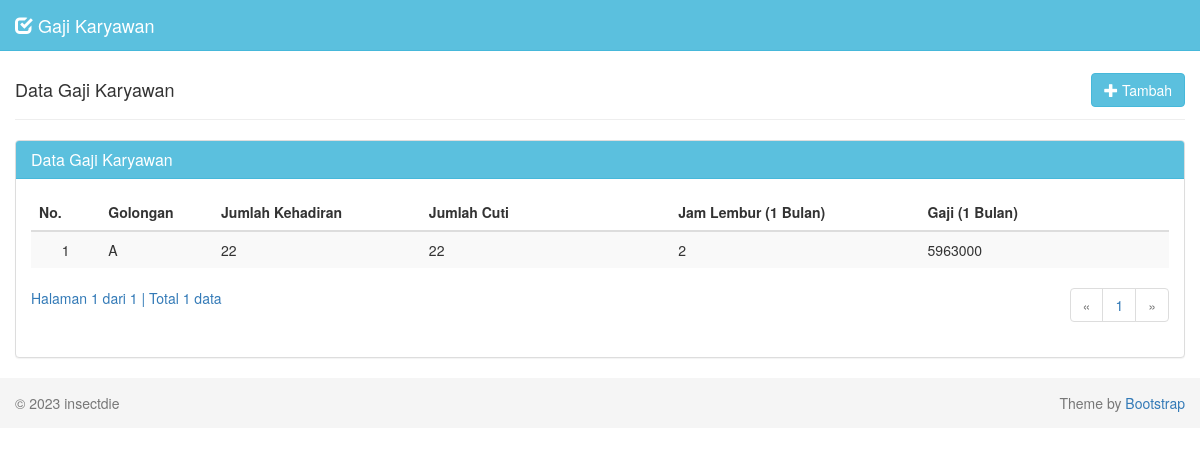
The app's page /gaji with its own data.
### tables this page shows
CREATE TABLE `gaji_karyawan` (
  `golongan` varchar(1) NOT NULL,
  `jumlah_kehadiran` int(11) NOT NULL,
  `jumlah_cuti` int(11) NOT NULL,
  `jam_lembur` int(11) NOT NULL,
  `gaji` int(11) NOT NULL
);

### app/App/View.php (called while the page is built, shortened)
<?php
class View
{
    public static function render(string $view, $model)
    {
        require __DIR__ . '/../View/header.php';
        require __DIR__ . '/../View/' . $view . '.php';
        require __DIR__ . '/../View/footer.php';
    }
}

### app/Controller/GajiController.php (called while the page is built, shortened)
<?php
class GajiController
{
    function index() : void
    {
        View::render('Gaji/index',[
            "title" => "Gaji Karyawan"
        ]);
    }
}

### public/index.php (called while the page is built, shortened)
<?php
Router::run();

### app/View/Gaji/index.php (the view, shortened to what this page needs)
<?php
    $server   = "localhost";
    $username = "root";
    $password = "";
    $database = "test_fullstack";
    $db = mysqli_connect($server, $username, $password, $database);
?>
  <div class="row">
    <div class="col-md-12">
      <div class="page-header">
        <h4>
          Data Gaji Karyawan
          <div class="pull-right btn-tambah">
            <form class="form-inline" method="GET" action="/gaji_add">
              <a class="btn btn-info" href="/gaji_add">
                <i class="glyphicon glyphicon-plus"></i> Tambah
              </a>
            </form>
          </div>
        </h4>
      </div>
      <div class="panel panel-default">
        <div class="panel-heading">
          <h3 class="panel-title">Data Gaji Karyawan</h3>
        </div>
        <div class="panel-body">
          <div class="table-responsive">
            <table class="table table-striped table-hover">
              <thead>
                <tr>
                  <th>No.</th>
                  <th>Golongan</th>
                  <th>Jumlah Kehadiran</th>
                  <th>Jumlah Cuti</th>
                  <th>Jam Lembur (1 Bulan)</th>
                  <th>Gaji (1 Bulan)</th>
                </tr>
              </thead>
              <tbody>
              <?php
              $batas = 5;
                $jumlah_record = mysqli_query($db, "SELECT * FROM gaji_karyawan")
                                                    or die('Ada kesalahan pada query jumlah_record: '.mysqli_error($db));
              $jumlah  = mysqli_num_rows($jumlah_record);
              $halaman = ceil($jumlah / $batas);
              $page    = (isset($_GET['hal'])) ? (int)$_GET['hal'] : 1;
              $mulai   = ($page - 1) * $batas;
              $no = 1;
                $query = mysqli_query($db, "SELECT * FROM gaji_karyawan
                                            ORDER BY golongan DESC LIMIT $mulai, $batas")
                                            or die('Ada kesalahan pada query siswa: '.mysqli_error($db));
              while ($data = mysqli_fetch_assoc($query)) {
                echo "  <tr>
                      <td width='50' class='center'>$no</td>
                      <td width='60'>$data[golongan]</td>
                      <td width='150'>$data[jumlah_kehadiran]</td>
                      <td width='180'>$data[jumlah_cuti]</td>
                      <td width='180'>$data[jam_lembur]</td>
                      <td width='180'>$data[gaji]</td>
                    </tr>";
                $no++;
              }
              ?>
              </tbody>
            </table>
            <?php
            if (empty($_GET['hal'])) {
              $halaman_aktif = '1';
            } else {
              $halaman_aktif = $_GET['hal'];
            }
            ?>
            <a>
              Halaman <?php echo $halaman_aktif; ?> dari <?php echo $halaman; ?> |
              Total <?php echo $jumlah; ?> data
            </a>
            <nav>
              <ul class="pagination pull-right">
              <?php
              if ($halaman_aktif<='1') { ?>
                <li class="disabled">
                  <a href="" aria-label="Previous">
                    <span aria-hidden="true">&laquo;</span>
                  </a>
                </li>
              <?php
              }
              ?>
              <?php
              for($x=1; $x<=$halaman; $x++) { ?>
                <li class="">
                  <a href="?hal=<?php echo $x ?>"><?php echo $x ?></a>
                </li>
              <?php
              }
              ?>
              <?php
              if ($halaman_aktif>=$halaman) { ?>
                <li class="disabled">
                  <a href="" aria-label="Next">
                    <span aria-hidden="true">&raquo;</span>
                  </a>
                </li>
              <?php
              }
              ?>
              </ul>
            </nav>
          </div>
        </div>
      </div>
    </div>
  </div>

### app/App/Router.php (shortened to what this page needs)
<?php
class Router
{
    private static array $routes = [];
    public static function add(string $method, string $path, string $controller, string $function, array $middlewares = []): void
    {
        self::$routes[] = [
            'method' => $method,
            'path' => $path,
            'controller' => $controller,
            'function' => $function,
            'middleware' => $middlewares
        ];
    }
    public static function run(): void
    {
        $path = '/';
        if(isset($_SERVER['PATH_INFO'])) {
            $path = $_SERVER['PATH_INFO'];
        }
        $method = $_SERVER['REQUEST_METHOD'];
        foreach (self::$routes as $route) {
            $pattern = "#^" . $route['path'] . "$#";
            if(preg_match($pattern, $path, $variables) && $method == $route['method']) {
                $function = $route['function'];
                $controller = new $route['controller'];
                array_shift($variables);
                call_user_func_array([$controller, $function], $variables);
                return;
            }
        }
    }
}

### public/assets/css/style.css (style rules this page uses)
body { padding-top: 40px; }
.panel-default > .panel-heading { background-color: #5bc0de; border-color: #46b8da; color: #fff; }
.btn-tambah { margin-top: -7px; }
.center { text-align: center; }
.pagination { margin-top: -20px; }

### records on screen
gaji_karyawan: golongan "A", jumlah_kehadiran "22", jumlah_cuti "22", jam_lembur "2", gaji "5963000"

### other values on screen
$halaman "1"
$jumlah "1"
